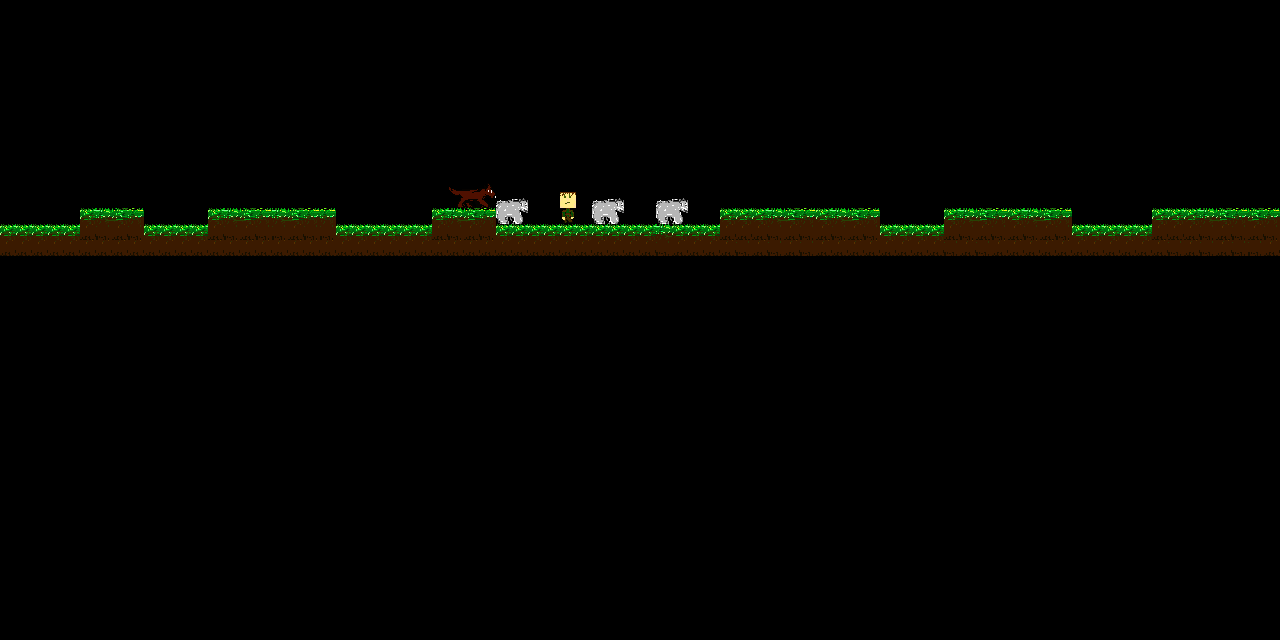

Rendered tile map (Tiled .tmx) drawn with the repository's tilesets; below, a short description and the map source with its tile grids summarised:
An orthogonal 80x40 tile map with 16x16 px tiles, 1 tile layer (Main Layer).

<map version="1.0" orientation="orthogonal" width="80" height="40" tilewidth="16" tileheight="16">
 <tileset firstgid="1" name="tile_set" tilewidth="16" tileheight="16">
  <image source="tile_set.png" width="256" height="256" />
 </tileset>
 <layer name="Main Layer" width="80" height="40">
  <data>[3200 cells, 222 non-empty, 20 distinct tile ids]</data>
 </layer>
</map>
